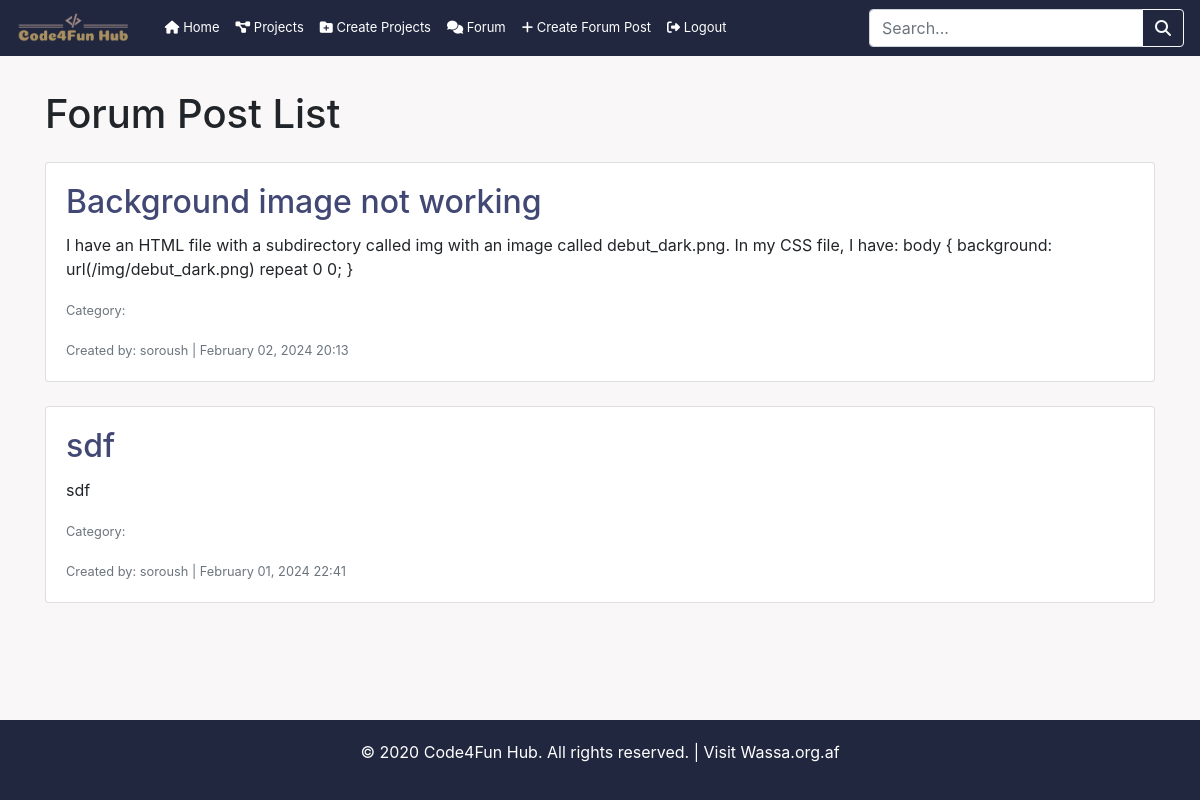
The page /forum/ (signed in) on the database its author committed.
### hub/models.py (models this page shows, shortened)
class ForumPost(models.Model):
    title = models.CharField(max_length=255)
    content = models.TextField()
    category = models.ForeignKey(ForumCategory, on_delete=models.SET_NULL, null=True, blank=True)
    created_by = models.ForeignKey(User, on_delete=models.CASCADE, related_name='forum_posts_created')
    created_at = models.DateTimeField(auto_now_add=True)
    updated_at = models.DateTimeField(auto_now=True)

### hub/views.py (the view)
# urls.py: path('forum/', views.forum_post_list, name='forum_post_list'),
@login_required
def forum_post_list(request):
    forum_posts = ForumPost.objects.all().order_by('-created_at')
    return render(request, 'forum_post_list.html', {'forum_posts': forum_posts})

### hub/templates/forum_post_list.html
{% extends 'base.html' %}
{% block content %}
  <div class="container mt-5">
    <h1 class="mb-4">Forum Post List</h1>
    {% for post in forum_posts %}
      <div class="card mb-4 post-list">
        <div class="card-body">
          <h2 class="card-title"><a href="{% url 'forum_post_detail' post.id %}">{{ post.title }}</a></h2>
          <p class="card-text">{{ post.content }}</p>
          <p class="card-text"><small class="text-muted">Category: {{ post.category.name }}</small></p>
          <p class="card-text"><small class="text-muted">Created by: {{ post.created_by.username }} | {{ post.created_at|date:"F d, Y H:i" }}</small></p>
        </div>
      </div>
    {% endfor %}
  </div>
{% endblock %}

### hub/static/css/style.css (style rules this page uses)
body { background-color: #F9F7F7; margin: 0; padding: 0; display: flex; flex-direction: column; min-height: 100vh !important; }
.container { flex: 1; margin-top: 90px !important; }
.post-list a { color:#424874 !important; }

### rows shown on the page
ForumPost: title "Background image not working", content "I have an HTML file with a subdirectory called img with an image called debut_dark.png. In my CSS file, I have: body { background: url(/img/debut_dark.png) repeat 0 0; }", created_by.username "soroush", created_at "February 02, 2024 20:13"
ForumPost: title "sdf", content "sdf", created_by.username "soroush", created_at "February 01, 2024 22:41"
